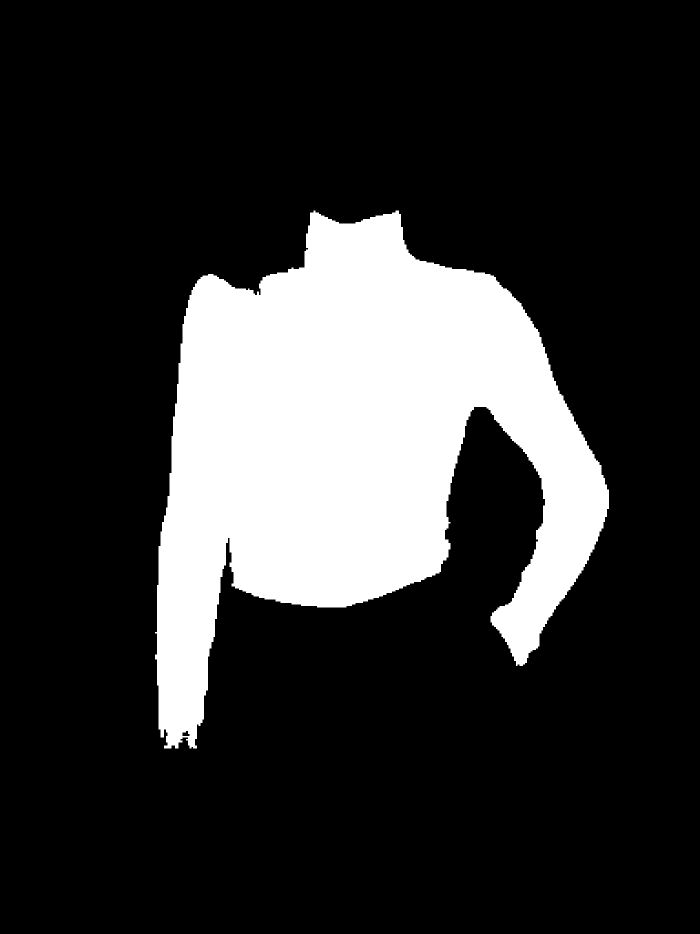
#> input picture src/smooth/mask.png, 1400 x 1867 px (shown at 1/2 size)
$ python contours.py
#> lines starting #> are read from the running program, lines starting #| are printed output that depends on the picture; after the words box and inside, x2 and y2 are one past the last pixel; in counts of white or black regions, pixels touching at a corner belong together
import cv2
import numpy as np
import matplotlib.pyplot as plt

image = cv2.imread('../smooth/mask.png')
#> image is the input picture: shape (1867, 1400, 3); 19.7% white; 1 white region, box (x1, y1, x2, y2) and area: (310, 421, 1218, 1497) 515825
gray = cv2.cvtColor(image, cv2.COLOR_BGR2GRAY)
#> gray: shape (1867, 1400); 19.7% white; 1 white region
contours, hierarchy = cv2.findContours(gray, cv2.RETR_EXTERNAL, cv2.CHAIN_APPROX_NONE)
#> contours = 1 contour; box (x1, y1, x2, y2) and area: (310, 421, 1218, 1497) 513176

x = np.array([x[0] for x in contours[0]]).T
z = np.random.randint(0, len(x.T) - 1, 1000)
#> z = 1000 values, max 5496 at index 235, min 0 at index 458, mean 2725.4
bg = np.zeros((image.shape[0], image.shape[1]))
bg[x[1][z], x[0][z]] = 255
y = [560, 744]
bg[y[0], y[1]] = 255

uv = np.array([x[1][z], x[0][z]]).T
#> uv = 1000 pairs, first value 421 to 1496, second value 312 to 1217
plt.imshow(bg)
plt.show()
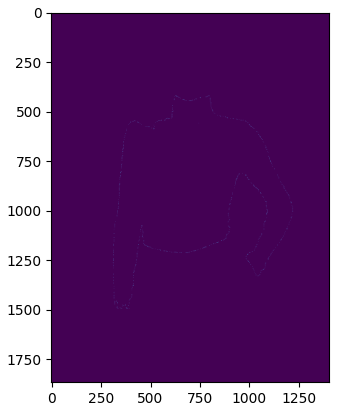
#> figure drawn by matplotlib, 1 panel

# decetd wether pixel is insde of countour
r = cv2.pointPolygonTest(contours[0], y, False)
#> r = 1
print(r)
#| 1.0


# cv2.imshow('Contours', image)
# cv2.waitKey(0)


# # Let's load a simple image with 3 black squares
# image = cv2.imread('../smooth/img.png')
# cv2.waitKey(0)
#
# # Grayscale
# gray = cv2.cvtColor(image, cv2.COLOR_BGR2GRAY)
#
# # Find Canny edges
# edged = cv2.Canny(gray, 30, 200)
# # cv2.waitKey(0)
#
# # Finding Contours
# # Use a copy of the image e.g. edged.copy()
# # since findContours alters the image
# contours, hierarchy = cv2.findContours(edged, cv2.RETR_EXTERNAL, cv2.CHAIN_APPROX_NONE)
#
# # cv2.imshow('Canny Edges After Contouring', edged)
# # cv2.waitKey(0)
#
# print("Number of Contours found = " + str(len(contours)))
#
# # Draw all contours
# # -1 signifies drawing all contours
# cv2.drawContours(image, contours, -1, (0, 255, 0), 3)
#
# cv2.imshow('Contours', image)
# cv2.waitKey(0)
# cv2.destroyAllWindows()
